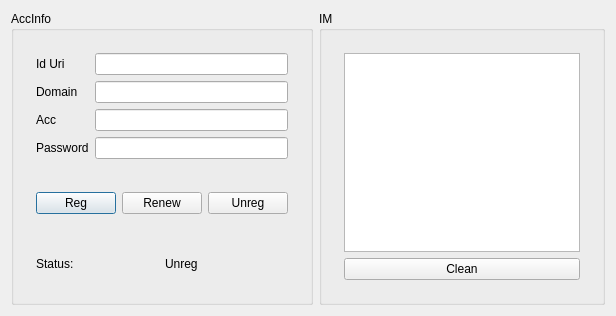
<?xml version="1.0" encoding="UTF-8"?>
<ui version="4.0">
 <class>Dialog</class>
 <widget class="QDialog" name="Dialog">
  <property name="geometry">
   <rect>
    <x>0</x>
    <y>0</y>
    <width>616</width>
    <height>316</height>
   </rect>
  </property>
  <property name="windowTitle">
   <string>SipClient</string>
  </property>
  <layout class="QHBoxLayout" name="horizontalLayout_3">
   <item>
    <widget class="QGroupBox" name="groupAccInfo">
     <property name="title">
      <string>AccInfo</string>
     </property>
     <layout class="QVBoxLayout" name="verticalLayout">
      <item>
       <widget class="QWidget" name="accInfoWidget" native="true">
        <layout class="QGridLayout" name="gridLayout">
         <item row="0" column="0">
          <widget class="QLabel" name="label_4">
           <property name="text">
            <string>Id Uri</string>
           </property>
          </widget>
         </item>
         <item row="0" column="1">
          <widget class="QLineEdit" name="txtIdUri"/>
         </item>
         <item row="1" column="0">
          <widget class="QLabel" name="label_2">
           <property name="text">
            <string>Domain</string>
           </property>
          </widget>
         </item>
         <item row="1" column="1">
          <widget class="QLineEdit" name="txtDomain"/>
         </item>
         <item row="2" column="0">
          <widget class="QLabel" name="label">
           <property name="text">
            <string>Acc</string>
           </property>
          </widget>
         </item>
         <item row="2" column="1">
          <widget class="QLineEdit" name="txtAcc"/>
         </item>
         <item row="3" column="0">
          <widget class="QLabel" name="label_3">
           <property name="text">
            <string>Password</string>
           </property>
          </widget>
         </item>
         <item row="3" column="1">
          <widget class="QLineEdit" name="txtPwd"/>
         </item>
        </layout>
       </widget>
      </item>
      <item>
       <widget class="QWidget" name="RegBtnWidget" native="true">
        <layout class="QHBoxLayout" name="horizontalLayout">
         <item>
          <widget class="QPushButton" name="btnReg">
           <property name="text">
            <string>Reg</string>
           </property>
          </widget>
         </item>
         <item>
          <widget class="QPushButton" name="btnRenew">
           <property name="text">
            <string>Renew</string>
           </property>
          </widget>
         </item>
         <item>
          <widget class="QPushButton" name="btnUnreg">
           <property name="text">
            <string>Unreg</string>
           </property>
          </widget>
         </item>
        </layout>
       </widget>
      </item>
      <item>
       <widget class="QWidget" name="regStatusWidget" native="true">
        <layout class="QHBoxLayout" name="horizontalLayout_2">
         <item>
          <widget class="QLabel" name="label_5">
           <property name="text">
            <string>Status:</string>
           </property>
          </widget>
         </item>
         <item>
          <widget class="QLabel" name="lblReg">
           <property name="text">
            <string>Unreg</string>
           </property>
          </widget>
         </item>
        </layout>
       </widget>
      </item>
     </layout>
    </widget>
   </item>
   <item>
    <widget class="QGroupBox" name="groupIM">
     <property name="title">
      <string>IM</string>
     </property>
     <layout class="QVBoxLayout" name="verticalLayout_3">
      <item>
       <widget class="QWidget" name="widget" native="true">
        <layout class="QVBoxLayout" name="verticalLayout_2">
         <item>
          <widget class="QPlainTextEdit" name="txtIM">
           <property name="readOnly">
            <bool>true</bool>
           </property>
          </widget>
         </item>
         <item>
          <widget class="QPushButton" name="btnCleanIM">
           <property name="text">
            <string>Clean</string>
           </property>
          </widget>
         </item>
        </layout>
       </widget>
      </item>
     </layout>
    </widget>
   </item>
  </layout>
 </widget>
 <layoutdefault spacing="6" margin="11"/>
 <resources/>
 <connections/>
</ui>
